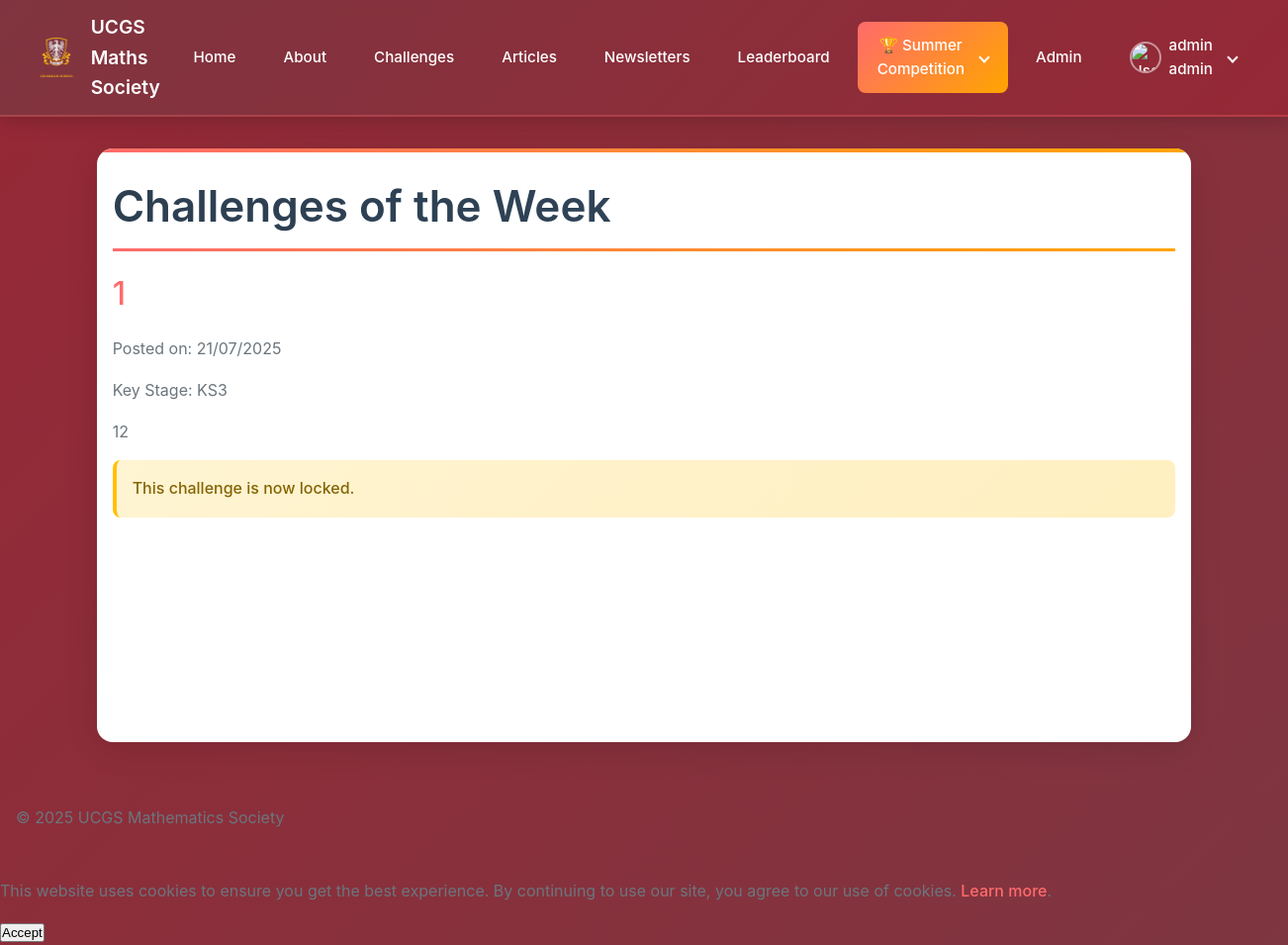
Page /challenges (signed in) on the committed database.
### app/models.py (models this page shows, shortened)
class User(UserMixin, db.Model):
    __tablename__ = "users"
    id = db.Column(db.Integer, primary_key=True)
    full_name = db.Column(db.String(100), nullable=False, index=True)
    year = db.Column(db.Integer)
    maths_class = db.Column(db.String(100))
    password_hash = db.Column(db.String(128))
    is_admin = db.Column(db.Boolean, default=False, nullable=False)
    key_stage = db.Column(db.String(3), nullable=False, index=True)
    school_id = db.Column(db.Integer, db.ForeignKey('school.id'), nullable=True, index=True)
    is_competition_participant = db.Column(db.Boolean, default=False, nullable=False)
    submissions = db.relationship(
        "AnswerSubmission",
        back_populates="user",
        lazy="dynamic",
        cascade="all, delete-orphan"
    )
    articles = db.relationship(
        "Article",
        back_populates="author",
        lazy="dynamic",
        cascade="all, save-update"
    )

class SummerChallenge(db.Model):
    __tablename__ = "summer_challenge"
    id = db.Column(db.Integer, primary_key=True)
    title = db.Column(db.String(100), nullable=False, index=True)
    content = db.Column(db.Text, nullable=False)
    date_posted = db.Column(db.DateTime, default=datetime.utcnow, nullable=False)
    duration_hours = db.Column(db.Integer, default=24, nullable=False)
    file_url = db.Column(db.String(100))
    key_stage = db.Column(db.String(3), nullable=False, index=True)
    is_manually_locked = db.Column(db.Boolean, default=False, nullable=False)  # Add this field
    answer_boxes = db.relationship(
        'SummerChallengeAnswerBox',
        back_populates='challenge',
        lazy='dynamic',
        cascade='all, delete-orphan',
        order_by="SummerChallengeAnswerBox.order"
    )
    submissions = db.relationship(
        'SummerSubmission',
        back_populates='challenge',
        lazy='dynamic'
    )
    @property
    def is_locked(self):
        from datetime import datetime, timedelta
        return (self.is_manually_locked or
                datetime.utcnow() > self.date_posted + timedelta(hours=self.duration_hours))

### app/main/routes.py (the view)
@bp.route("/challenges")
def challenges():
    page = request.args.get("page", 1, type=int)
    try:
        challenges_pagination = Challenge.query.order_by(
            Challenge.date_posted.desc()
        ).paginate(page=page, per_page=6, error_out=False)
        if current_user.is_authenticated:
            summer_challenges = SummerChallenge.query.filter_by(
                key_stage=current_user.key_stage
            ).order_by(SummerChallenge.date_posted.desc()).all()
        else:
            summer_challenges = SummerChallenge.query.order_by(
                SummerChallenge.date_posted.desc()
            ).all()
        return render_template(
            "main/challenges.html",
            challenges=challenges_pagination,
            summer_challenges=summer_challenges
        )
    except SQLAlchemyError as e:
        current_app.logger.error(f"Error loading challenges: {str(e)}")
        flash("Unable to load challenges at this time.", "error")
        return redirect(url_for("main.home"))

### app/__init__.py (called while the page is built)
def initialize_extensions(app):
    ckeditor.init_app(app)
    db.init_app(app)
    login_manager.init_app(app)
    migrate.init_app(app, db, render_as_batch=True)
    from app.models import User
    @login_manager.user_loader
    def load_user(user_id):
        return User.query.get(int(user_id))

### app/templates/main/challenges.html (shortened to what this page needs)
{% extends "base.html" %}
{% block content %}
    <link rel="stylesheet" href="https://cdnjs.cloudflare.com/ajax/libs/mathquill/0.10.1/mathquill.min.css">
<h1>Challenges of the Week</h1>
<div class="challenge-grid">
    {% for summer in summer_challenges %}
        <article class="challenge-card summer-challenge-card">
            <h2>
                <a href="{{ url_for('main.summer_challenge', challenge_id=summer.id) }}">
                    {{ summer.title }}
                </a>
            </h2>
            <p class="meta">Posted on: {{ summer.date_posted.strftime('%d/%m/%Y') }}</p>
            <p class="meta">Key Stage: {{ summer.key_stage.upper() }}</p>
            <div class="challenge-content">
                {{ summer.content | safe | truncate(200) }}
            </div>
            {% if summer.is_locked %}
                <div class="alert alert-warning">This challenge is now locked.</div>
            {% endif %}
        </article>
    {% endfor %}
</div>
{% endblock %}

### app/templates/base.html (shortened to what this page needs)
<!DOCTYPE html>
<html lang="en">
    <head>
        <link rel="stylesheet" href="{{ url_for('static', filename='css/main.css') }}">
        <link rel="stylesheet" href="https://cdnjs.cloudflare.com/ajax/libs/mathquill/0.10.1/mathquill.min.css">
</head>
<body>
    <header>
        <nav class="nav-container">
            <a href="{{ url_for('main.home') }}" class="nav-logo">
                <img src="{{ url_for('static', filename='images/crest.png') }}" alt="UCGS Crest">
                <span>UCGS Maths Society</span>
            </a>
            <ul class="nav-menu" id="navMenu">
                <li><a href="{{ url_for('main.home') }}">Home</a></li>
                <li><a href="{{ url_for('main.about') }}">About</a></li>
                <li><a href="{{ url_for('main.challenges') }}">Challenges</a></li>
                <li><a href="{{ url_for('main.articles') }}">Articles</a></li>
                <li><a href="{{ url_for('main.newsletters') }}">Newsletters</a></li>
                <li><a href="{{ url_for('main.leaderboard') }}">Leaderboard</a></li>
                <li class="dropdown">
                    <a href="#" class="dropdown-toggle button summer-comp-button">
                        🏆 Summer Competition
                        <span class="dropdown-arrow"></span>
                    </a>
                </li>
                {% if current_user.is_anonymous %}
                    <li class="nav-auth"><a href="{{ url_for('auth.login') }}" class="button button-secondary">Login</a></li>
                    <li class="nav-auth"><a href="{{ url_for('auth.register') }}" class="button">Register</a></li>
                {% else %}
                    {% if current_user.is_admin %}
                        <li><a href="{{ url_for('admin.admin_index') }}">Admin</a></li>
                    {% endif %}
                    <li class="dropdown">
                         <a href="#" class="dropdown-toggle">
                            <img src="{{ url_for('static', filename='images/default-avatar.png') }}" class="nav-avatar" alt="User Avatar">
                            {{ current_user.full_name }}
                            <span class="dropdown-arrow"></span>
                        </a>
                    </li>
                {% endif %}
            </ul>
        </nav>
    </header>
    <main>
        {% block content %}{% endblock %}
    </main>
    <footer>
        <p>&copy; 2025 UCGS Mathematics Society</p>
    </footer>
<div id="cookie-consent-banner" class="cookie-banner">
    <p>
        This website uses cookies to ensure you get the best experience. By continuing to use our site, you agree to our use of cookies.
        <a href="{{ url_for('main.privacy_policy') }}">Learn more</a>.
    </p>
    <button id="accept-cookies" class="cookie-button">Accept</button>
</div>
</body>
</html>

### app/static/css/main.css (style rules this page uses)
* { margin: 0; padding: 0; box-sizing: border-box; }
body { font-family: -apple-system, BlinkMacSystemFont, 'Segoe UI', Roboto, Oxygen, Ubuntu, Cantarell, 'Fira Sans', 'Droid Sans', 'Helvetica Neue', sans-serif; line-height: 1.6; color: #2c3e50; background: linear-gradient(135deg, #962835 0%, #7e3641 100%); min-height: 100vh; display: flex; flex-direction: column; -webkit-font-smoothing: antialiased; -moz-osx-font-smoothing: grayscale; }
header { padding: 0; position: sticky; top: 0; z-index: 900; backdrop-filter: blur(10px); box-shadow: 0 2px 20px rgba(0,0,0,0.1); }
main, footer { padding: 2rem 1rem; }
main { width: 85%; max-width: 1400px; margin: 2rem auto; background: white; box-shadow: 0 8px 32px rgba(0, 0, 0, 0.1); min-height: calc(100vh - 200px); border-radius: 16px; overflow: hidden; position: relative; }
main::before { content: ''; position: absolute; top: 0; left: 0; right: 0; height: 4px; background: linear-gradient(90deg, #ff6b6b, #ffa500, #ff6b6b); background-size: 200% 100%; animation: gradientShift 3s ease-in-out infinite; }
h1, h2, h3 { margin-bottom: 1.5rem; color: #2c3e50; font-weight: 600; line-height: 1.2; }
h1 { font-size: 2.75rem; background: linear-gradient(135deg, #2c3e50, #34495e); -webkit-background-clip: text; -webkit-text-fill-color: transparent; background-clip: text; border-bottom: 3px solid transparent; border-image: linear-gradient(90deg, #ff6b6b, #ffa500) 1; padding-bottom: 1rem; position: relative; }
h2 { font-size: 2rem; color: #34495e; }
p { margin-bottom: 1rem; color: #6c757d; font-weight: 400; }
.nav-container { display: flex; justify-content: space-between; align-items: center; width: 100%; padding: 0.75rem 2rem; background: linear-gradient(135deg, rgba(126, 54, 65, 0.95), rgba(150, 40, 53, 0.95)); box-shadow: 0 4px 20px rgba(0,0,0,0.1); border-bottom: 2px solid rgba(255, 107, 107, 0.3); position: relative; z-index: 1000; }
.nav-logo { display: flex; align-items: center; color: white; text-decoration: none; font-weight: 600; font-size: 1.2rem; }
.nav-logo img { height: 40px; margin-right: 10px; transition: transform 0.3s ease; }
.nav-menu { display: flex; align-items: center; list-style: none; margin: 0; padding: 0; gap: 0.5rem; }
.nav-menu li { position: relative; }
.nav-menu li a { color: #fff; text-decoration: none; padding: 0.75rem 1.25rem; border-radius: 8px; transition: all 0.3s ease; font-weight: 500; font-size: 0.95rem; display: flex; align-items: center; gap: 0.5rem; }
.nav-avatar { width: 32px; height: 32px; border-radius: 50%; border: 2px solid rgba(255, 255, 255, 0.5); }
.dropdown { position: relative; }
.dropdown-toggle .dropdown-arrow { border: solid white; border-width: 0 2px 2px 0; display: inline-block; padding: 3px; transform: rotate(45deg); transition: transform 0.3s ease; margin-left: 0.5rem; }
.summer-comp-button { background: linear-gradient(135deg, #ff6b6b, #ffa500); font-weight: bold; }
a { color: #ff6b6b; text-decoration: none; transition: all 0.3s ease; font-weight: 500; }
.button { display: inline-flex; align-items: center; gap: 0.5rem; padding: 0.75rem 1.5rem; background: linear-gradient(135deg, #ff6b6b, #ffa500); color: white; border: none; border-radius: 8px; text-decoration: none; transition: all 0.3s cubic-bezier(0.4, 0, 0.2, 1); font-weight: 600; cursor: pointer; font-size: 0.95rem; text-align: center; justify-content: center; min-height: 44px; }
.alert { padding: 1rem; margin: 1rem 0; border-radius: 8px; border-left: 4px solid; font-weight: 500; }
.alert-warning { background: linear-gradient(135deg, rgba(255, 243, 205, 0.9), rgba(255, 238, 186, 0.9)); color: #856404; border-left-color: #ffc107; }

### rows in the picture
User: full_name "admin admin"
SummerChallenge: title "1", date_posted "21/07/2025", key_stage "KS3", content "12", is_manually_locked "This challenge is now locked."
